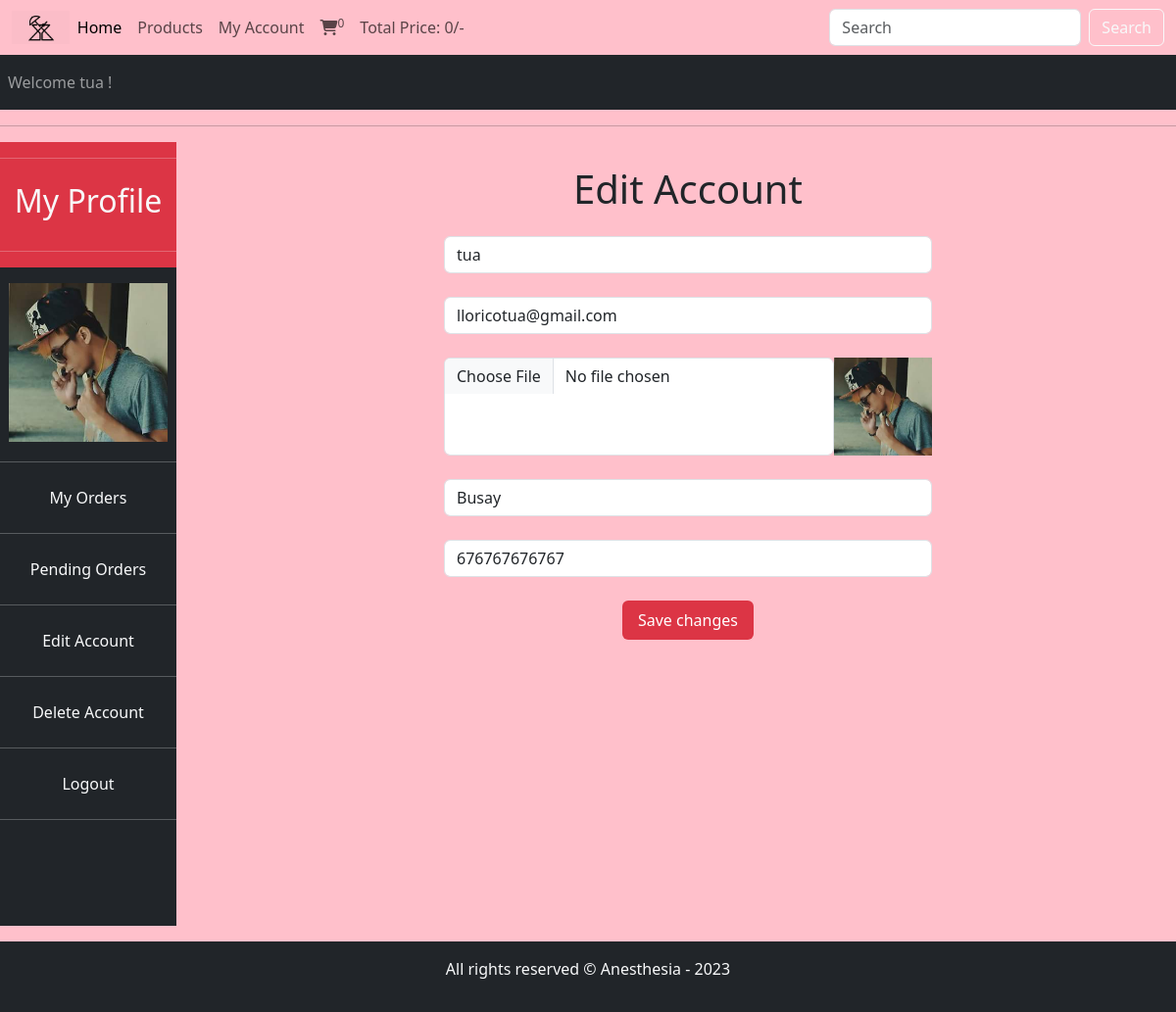
Page /users_area/profile.php?edit_account (signed in) on the committed database.
### tables this page shows
CREATE TABLE `user_table` (
  `user_id` int(11) NOT NULL,
  `username` varchar(100) NOT NULL,
  `user_email` varchar(100) NOT NULL,
  `user_password` varchar(255) NOT NULL,
  `user_image` varchar(255) NOT NULL,
  `user_ip` varchar(100) NOT NULL,
  `user_address` varchar(255) NOT NULL,
  `user_mobile` varchar(20) NOT NULL
);

### users_area/edit_account.php (the view, shortened to what this page needs)
<?php
if(isset($_GET['edit_account'])){
    $user_session_name=$_SESSION['username'];
    $select_query="Select * from `user_table` where username='$user_session_name'";
    $result_query=mysqli_query($con,$select_query);
    $row_fetch=mysqli_fetch_assoc($result_query);
    $username=$row_fetch['username'];
    $user_email=$row_fetch['user_email'];
    $user_address=$row_fetch['user_address'];
    $user_mobile=$row_fetch['user_mobile'];
}
?>
<!DOCTYPE html>
<html lang="en">
<head>
</head>
<body>
    <h1 class="text-dark mt-4 mb-4">Edit Account</h1>
    <form action="" method="post" enctype="multipart/form-data">
        <div class="form-outline mb-4">
            <input type="text" class="form-control w-50 m-auto" value="<?php echo $username ?>" name="user_username">
        </div>
        <div class="form-outline mb-4">
            <input type="email" class="form-control w-50 m-auto" value="<?php echo $user_email ?>" name="user_email">
        </div>
        <div class="form-outline mb-4 d-flex w-50 m-auto">
            <input type="file" class="form-control" name="user_image">
            <img src="./user_images/<?php echo $user_image ?>" alt="" class="edit_image">
        </div>
        <div class="form-outline mb-4">
            <input type="text" class="form-control w-50 m-auto" value="<?php echo $user_address ?>" name="user_address">
        </div>
        <div class="form-outline mb-4">
            <input type="text" class="form-control w-50 m-auto" value="<?php echo $user_mobile ?>" name="user_mobile">
        </div>
        <input type="submit" value="Save changes" class="btn btn-danger py-2 px-3 border-0" name="user_update">
    </form>
</body>
</html>

### users_area/profile.php (shortened to what this page needs)
<?php
include('../functions/common_function.php');
?>
<!DOCTYPE html>
<html lang="en">
<head>
    <link rel="stylesheet" href="css/bootstrap.css">
    <link rel="stylesheet" href="https://cdnjs.cloudflare.com/ajax/libs/font-awesome/6.4.2/css/all.min.css" />
    <link rel="stylesheet" href="../style.css">
</head>
<body style="background-color: pink">
    <div class="container-fluid p-0">
    <nav class="navbar navbar-expand-lg navbar-light" style="background-color: pink";>
  <div class="container-fluid">
    <img src="../images/LOGOOO.png" alt="" class="logo">
    <div class="collapse navbar-collapse" id="navbarSupportedContent">
      <ul class="navbar-nav me-auto mb-2 mb-lg-0">
        <li class="nav-item">
          <a class="nav-link active" aria-current="page" href="../index.php">Home</a>
        </li>
        <li class="nav-item">
          <a class="nav-link" href="../display_all.php">Products</a>
        </li>
        <li class="nav-item">
          <a class="nav-link" href="profile.php">My Account</a>
        </li>
        <li class="nav-item">
          <a class="nav-link" href="../cart.php"><i class="fa-solid fa-cart-shopping"></i><sup><?php cart_item(); ?></sup></a>
        </li>
        <li class="nav-item">
          <a class="nav-link" href="#">Total Price: <?php total_cart_price()?>/-</a>
        </li>
      </ul>
      <form class="d-flex" role="search" action="../search_product.php" method="get">
        <input class="form-control me-2" type="search" placeholder="Search" aria-label="Search" name="search_data" autocomplete="off">
        <input type="submit" value="Search" class="btn btn-outline-light" name="search_data_product">
      </form>
    </div>
  </div>
</nav>
<nav class="navbar navbar-expand-lg navbar-dark bg-dark">
    <ul class="navbar-nav me-auto">
        <?php
        if(!isset($_SESSION['username'])){
          echo "<li class='nav-item'>
          <a class='nav-link' href='#'>Welcome Guest</a>
        </li>";
        }else{
          echo "<li class='nav-item'>
          <a class='nav-link' href='#'>Welcome ".$_SESSION['username']." !</a>
        </li>";
        }
?>
    </ul>
</nav>
<div class="text-dark" style="background-color: pink">
<hr>
<div class="row mb-3">
    <div class="col-md-2">
        <ul class="navbar-nav bg-dark text-center" style="height:100vh">
        <li class="nav-item text-light bg-danger">
          <hr>
          <a class="nav-link" href="#"><h2>My Profile</h2></a>
          <hr>
        </li>
        <?php
$username=$_SESSION['username'];
$user_image="Select * from `user_table` where username='$username'";
$result_image=mysqli_query($con,$user_image);
$row_image=mysqli_fetch_array($result_image);
$user_image=$row_image['user_image'];
echo "<li class='nav-item text-light bg-dark'>
<img src='./user_images/$user_image' class='profile_img my-3 mb-1' alt=''>
</li>";
?>
        <hr class="text-light">
        <li class="nav-item text-light bg-dark">
          <a class="nav-link" href="profile.php?my_orders">My Orders</a>
        </li>
        <hr class="text-light">
        <li class="nav-item text-light bg-dark">
          <a class="nav-link" href="profile.php">Pending Orders</a>
        </li>
        <hr class="text-light">
        <li class="nav-item text-light bg-dark">
          <a class="nav-link" href="profile.php?edit_account">Edit Account</a>
        </li>
        <hr class="text-light">
        <li class="nav-item text-light bg-dark">
          <a class="nav-link" href="profile.php?delete_account">Delete Account</a>
        </li>
        <hr class="text-light">
        <li class="nav-item text-light bg-dark">
          <a class="nav-link" href="logout.php">Logout</a>
        </li>
        <hr class="text-light">
        </ul>
    </div>
    <div class="col-md-10 text-center">
        <?php
        if(isset($_GET['edit_account'])){
            include('edit_account.php');
        }
        ?>
    </div>
</div>
    <?php
      include("../includes/footer.php") ?>
        </div>
</body>
</html>

### style.css (style rules this page uses)
* { margin: 0; padding: 0; box-sizing: border-box; }
.logo { width: 5%; height: 5%; }

### users_area/profile.php (style rules this page uses)
body { overflow-x:hidden; }
.profile_img { width: 90%; margin: auto; display: block; object-fit: contain; }
.edit_image { width:100px; height:100px; object-fit: contain; }

### rows in the picture
user_table: user_image (picture), user_username "tua", user_email "lloricotua@gmail.com", user_address "Busay", user_mobile "676767676767"

### other values in the picture
$count_cart_items "0"
$total_price "0"
$_SESSION['username'] "tua"
